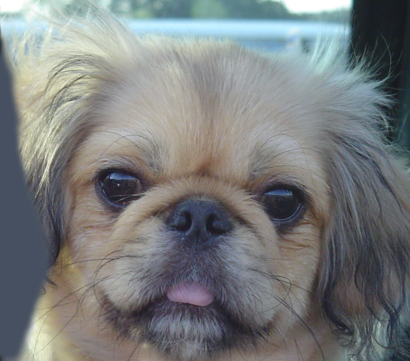
#> input picture data/dog.bmp, 410 x 361 px, found by its file name
$ python proj1_part2.py
#> lines starting #> are read from the running program, lines starting #| are printed output that depends on the picture; after the words box and inside, x2 and y2 are one past the last pixel; in counts of white or black regions, pixels touching at a corner belong together
#> call 2 of load_image, with path = '../data/cat.bmp'
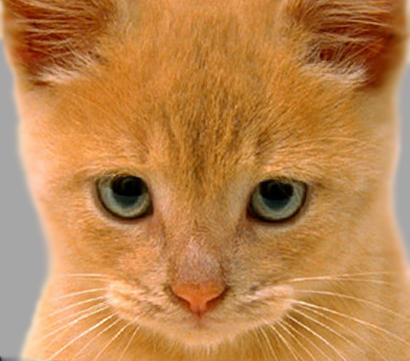
#> input picture data/cat.bmp, 410 x 361 px, found by its file name
### helpers.py
# Project Image Filtering and Hybrid Images Stencil Code
# Based on previous and current work
# by James Hays for CSCI 1430 @ Brown and
# CS 4495/6476 @ Georgia Tech
import numpy as np
from numpy import pi, exp, sqrt
from skimage import io, img_as_ubyte, img_as_float32
from skimage.transform import rescale
# import matplotlib.pyplot as plt
from scipy.signal import gaussian, correlate2d

def my_imfilter(image: np.ndarray, filter: np.ndarray):
  """
      Your function should meet the requirements laid out on the project webpage.
      Apply a filter to an image. Return the filtered image.
      Inputs:
      - image -> numpy nd-array of dim (m, n, c) for RGB images or numpy nd-array of dim (m, n) for gray scale images
      - filter -> numpy nd-array of odd dim (k, l)
      Returns
      - filtered_image -> numpy nd-array of dim (m, n, c) or numpy nd-array of dim (m, n)
      Errors if:
      - filter has any even dimension -> raise an Exception with a suitable error message.
  """
  # filtered_image = np.asarray([0])
  filter = np.flip(np.flip(filter,0),1)
  assert len(filter.shape) ==2," Filter must have shape (k,l)"
  assert filter.shape[0]%2 ==1, "filter dimensions have to be odd"
  assert filter.shape[1]%2 ==1, "filter dimensions have to be odd"
  new_shape = list(image.shape)
#> new_shape = [361, 410, 3]
  r_pad, c_pad = ((filter.shape[0] - 1)//2 , (filter.shape[1] - 1)//2) #row and column padding
  new_shape[0] += r_pad*2
  new_shape[1] += c_pad*2
  new_image = np.zeros(new_shape, dtype=image.dtype)
  new_image[r_pad:r_pad+image.shape[0], c_pad:c_pad+image.shape[1]] = image
  # pad with reflected image
  # horizontal up and down strips:
  new_image[:r_pad,c_pad:c_pad+image.shape[1]] = image[:r_pad,:][::-1,:] # upper h strip
  new_image[-r_pad:,c_pad:c_pad+image.shape[1]] = image[-r_pad:,:][::-1,:] # lower h strip
  # vertical up and down strips:
  new_image[r_pad:r_pad+image.shape[0],:c_pad] = image[:,:c_pad][:,::-1] # left v strip
  new_image[r_pad:r_pad+image.shape[0],-c_pad:] = image[:,-c_pad:][:,::-1] # right v strip
  # corners: by flipping the already flipped edges from previous step.
  new_image[:r_pad, :c_pad] = new_image[:r_pad, c_pad:2*c_pad][:,::-1] # top left
#> new_image: shape (379, 428, 3) float32; mean R, G, B 0.47, 0.485, 0.487
  new_image[:r_pad, -c_pad:] = new_image[:r_pad, -2*c_pad:-c_pad][:,::-1] # top right
#> new_image: shape (379, 428, 3) float32; mean R, G, B 0.47, 0.485, 0.487
  new_image[-r_pad:, :c_pad] = new_image[-r_pad:, c_pad:2*c_pad][:,::-1] # bottom left
#> new_image: shape (379, 428, 3) float32; mean R, G, B 0.47, 0.485, 0.487
  new_image[-r_pad:, -c_pad:] = new_image[-r_pad:, -2*c_pad:-c_pad][:,::-1] # bottom right
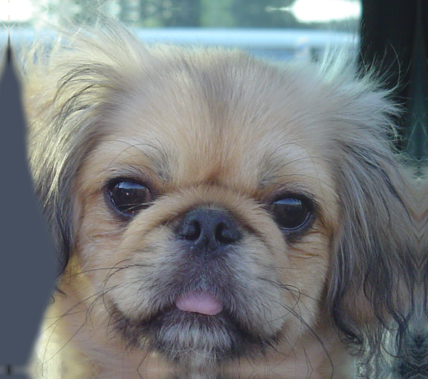
#> new_image: shape (379, 428, 3) float32; mean R, G, B 0.47, 0.485, 0.488
  # plt.imshow(new_image)
  # plt.show()
  if len(new_shape) ==2: new_image = np.expand_dims(new_image,2)

  convolver = np.vectorize(lambda i,j,k: np.sum(filter*new_image[i:i+filter.shape[0],
                                                                 j:j+filter.shape[1],k]))

  filtered_image = convolver(np.asarray(range(0,image.shape[0])).reshape(-1,1,1), # is
                             np.asarray(range(0,image.shape[1])).reshape(1,-1,1), # js
                             np.asarray(range(0,new_image.shape[2])).reshape(1,1,-1)) #ks

  return filtered_image.squeeze()

def create_gaussian_filter(ksize, sigma):
    # create gaussian filter of an arbitrary MxN dimensions
    kernel1 = gaussian(ksize[0],sigma)
    kernel2 = gaussian(ksize[1],sigma)
    kernel2D = np.outer(kernel1,kernel2)
    # Normalize the kernel values
    return (kernel2D)/(np.sum(kernel2D))


def gen_hybrid_image(image1: np.ndarray, image2: np.ndarray, cutoff_frequency: float, ksize):
  """
   Inputs:
   - image1 -> The image from which to take the low frequencies.
   - image2 -> The image from which to take the high frequencies.
   - cutoff_frequency -> The standard deviation, in pixels, of the Gaussian
                         blur that will remove high frequencies.
   -ksize -> tuple containing the kernel size

   Task:
   - Use my_imfilter to create 'low_frequencies' and 'high_frequencies'.
   - Combine them to create 'hybrid_image'.
  """

  assert image1.shape == image2.shape

  if ksize[0]%2 == 0 or ksize[1]%2 == 0:
    print("the kernel size cannot be even")
    pass

  kernel_low = create_gaussian_filter(ksize,cutoff_frequency)
  kernel_high = create_gaussian_filter(ksize,cutoff_frequency*2)

  low_frequencies = my_imfilter(image1,kernel_low)
  high_frequencies = image2 - my_imfilter(image2,kernel_high)
#> in my_imfilter (call 2), `new_image[:r_pad, :c_pad] = new_image[:r_pad, c_pad:2*c_pad][:,::-1]`: new_image: shape (379, 428, 3) float32; mean R, G, B 0.736, 0.524, 0.311
#> in my_imfilter (call 2), `new_image[:r_pad, -c_pad:] = new_image[:r_pad, -2*c_pad:-c_pad][:,::-1]`: new_image: shape (379, 428, 3) float32; mean R, G, B 0.737, 0.524, 0.312
#> in my_imfilter (call 2), `new_image[-r_pad:, :c_pad] = new_image[-r_pad:, c_pad:2*c_pad][:,::-1]`:
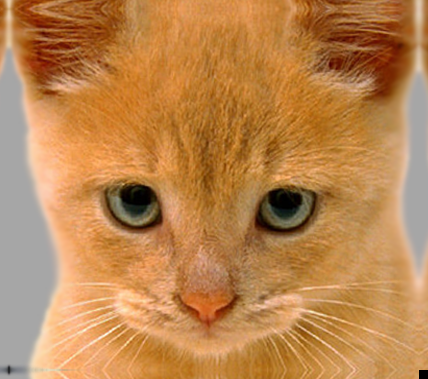
#> new_image: shape (379, 428, 3) float32; mean R, G, B 0.737, 0.524, 0.312
#> in my_imfilter (call 2), `new_image[-r_pad:, -c_pad:] = new_image[-r_pad:, -2*c_pad:-c_pad][:,::..`: new_image: shape (379, 428, 3) float32; 0.05% of pixels changed, all inside (x1, y1, x2, y2) = (419, 370, 428, 379)
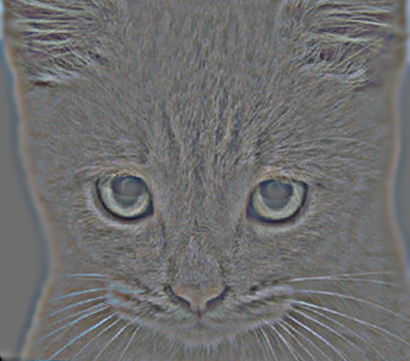
#> high_frequencies: shape (361, 410, 3) float64; mean R, G, B 1.49e-16, 1e-16, 5.97e-17; drawn with min black and max white

  hybrid_image = np.clip((high_frequencies+low_frequencies),0,1)

  return low_frequencies, high_frequencies, hybrid_image

def vis_hybrid_image(hybrid_image: np.ndarray):
  """
      Visualize a hybrid image by progressively downsampling the image and
      concatenating all of the images together.
  """
  scales = 5
  scale_factor = 0.5
  padding = 5
  original_height = hybrid_image.shape[0]
#> original_height = 361
  num_colors = 1 if hybrid_image.ndim == 2 else 3
#> num_colors = 3

  output = np.copy(hybrid_image)
  cur_image = np.copy(hybrid_image)
  for scale in range(2, scales+1):
    # add padding
    output = np.hstack((output, np.ones((original_height, padding, num_colors),
                                        dtype=np.float32)))
    # downsample image
    cur_image = rescale(cur_image, scale_factor, mode='reflect', multichannel = True)
    # pad the top to append to the output
    pad = np.ones((original_height-cur_image.shape[0], cur_image.shape[1],
                   num_colors), dtype=np.float32)
    tmp = np.vstack((pad, cur_image))
    output = np.hstack((output, tmp))
#> this loop made 4 passes
#> pass 1, in vis_hybrid_image, `tmp = np.vstack((pad, cur_image))`:
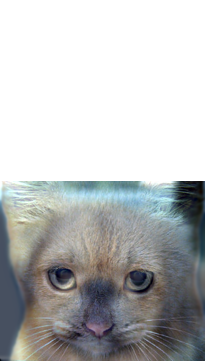
#> tmp: shape (361, 205, 3) float64; mean R, G, B 0.738, 0.745, 0.746
#> pass 1, in vis_hybrid_image, `output = np.hstack((output, tmp))`:
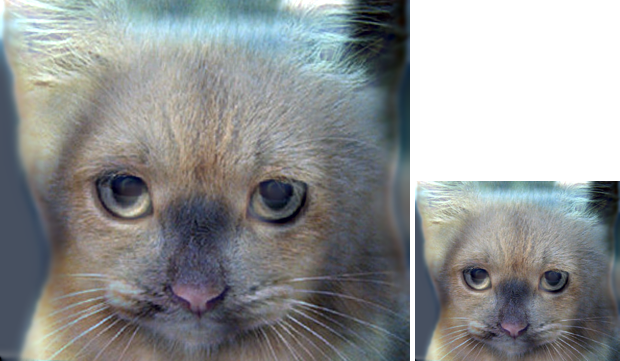
#> output: shape (361, 620, 3) float64; mean R, G, B 0.567, 0.577, 0.579
#> after the loop:
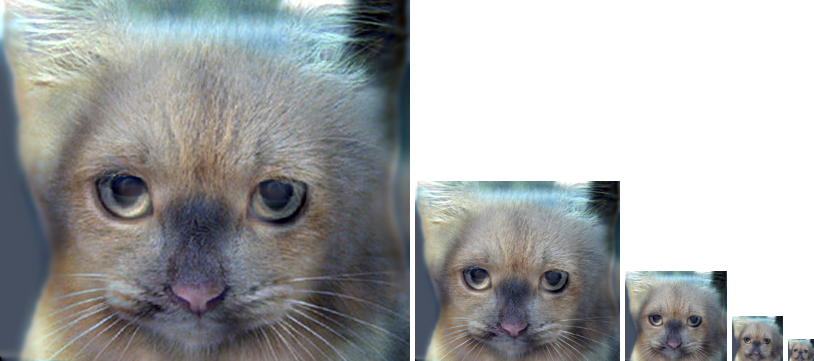
#> output: shape (361, 814, 3) float64; mean R, G, B 0.648, 0.657, 0.658
  return output

def load_image(path):
  return img_as_float32(io.imread(path))

def save_image(path, im):
#> called with path = '../results/low_frequencies.jpg'
  return io.imsave(path, img_as_ubyte(im.copy()))

### proj1_part2.py
# Project Image Filtering and Hybrid Images - Generate Hybrid Image
# Based on previous and current work
# by James Hays for CSCI 1430 @ Brown and
# CS 4495/6476 @ Georgia Tech
import numpy as np
import matplotlib
import matplotlib.pyplot as plt
from helpers import vis_hybrid_image, load_image, save_image, my_imfilter, gen_hybrid_image

# Before trying to construct hybrid images, it is suggested that you
# implement my_imfilter in helpers.py and then debug it using proj1_part1.py

# Debugging tip: You can split your python code and print in between
# to check if the current states of variables are expected or use a proper debugger.

## Setup
# Read images and convert to floating point format
image1 = load_image('../data/dog.bmp')
image2 = load_image('../data/cat.bmp')

# display the dog and cat images
plt.figure(figsize=(3,3))
plt.imshow((image1*255).astype(np.uint8))
plt.figure(figsize=(3,3))
plt.imshow((image2*255).astype(np.uint8))

# For your write up, there are several additional test cases in 'data'.
# Feel free to make your own, too (you'll need to align the images in a
# photo editor such as Photoshop).
# The hybrid images will differ depending on which image you
# assign as image1 (which will provide the low frequencies) and which image
# you asign as image2 (which will provide the high frequencies)

## Hybrid Image Construction ##
# cutoff_frequency is the standard deviation, in pixels, of the Gaussian#
# blur that will remove high frequencies. You may tune this per image pair
# to achieve better results.
cutoff_frequency = 500
ksize = (19,19)
low_frequencies, high_frequencies, hybrid_image = gen_hybrid_image(image1, image2, cutoff_frequency, ksize)

## Visualize and save outputs ##
plt.figure()
plt.imshow((low_frequencies*255).astype(np.uint8))
plt.figure()
plt.imshow(((high_frequencies+0.5)*255).astype(np.uint8))
vis = vis_hybrid_image(hybrid_image)
plt.figure(figsize=(20, 20))
plt.imshow(vis)

save_image('../results/low_frequencies.jpg', np.clip((low_frequencies),0,1))
save_image('../results/high_frequencies.jpg', np.clip((high_frequencies+0.5),0,1))
save_image('../results/hybrid_image.jpg', hybrid_image)
save_image('../results/hybrid_image_scales.jpg', vis)
